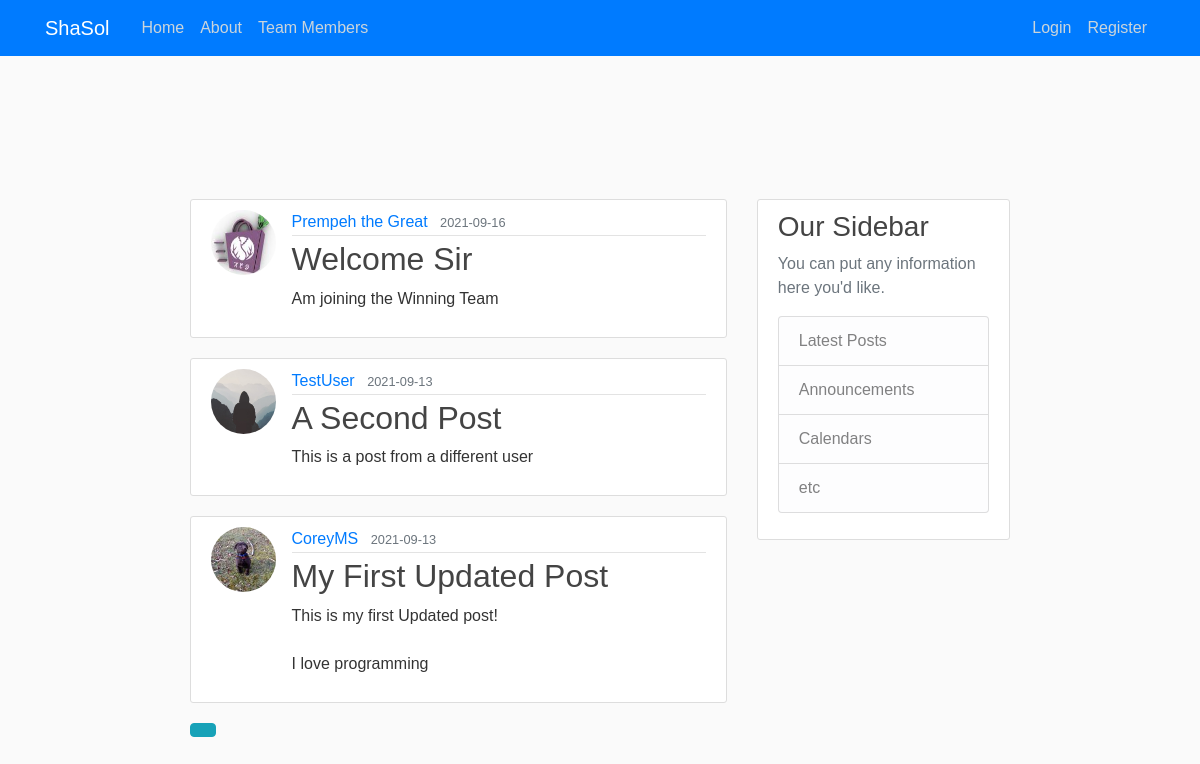
/home, run on an earlier commit of the app's database.
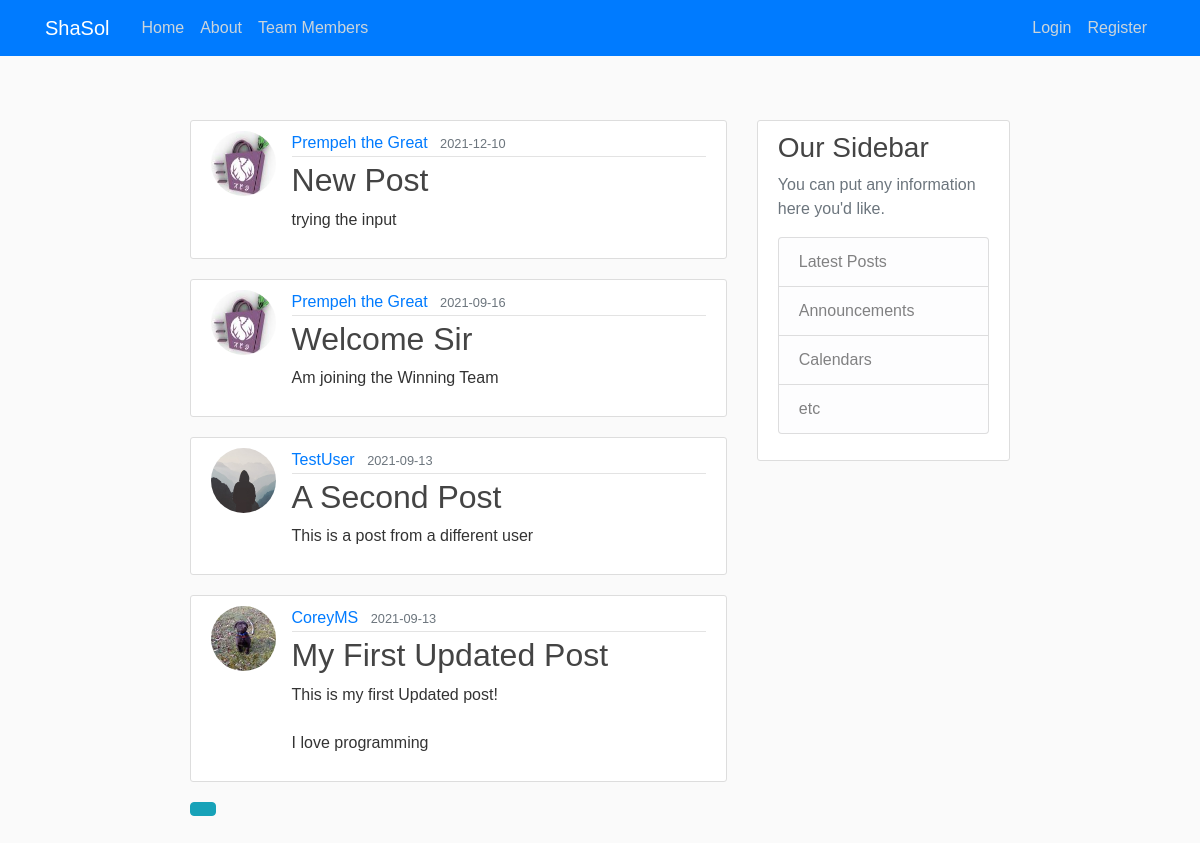
And on a later commit of the database.
### flaskblog/models.py (models this page shows, shortened)
class Post(db.Model):
    id = db.Column(db.Integer, primary_key=True)
    title = db.Column(db.String(100), nullable=False)
    date_posted = db.Column(db.DateTime, nullable=False, default=datetime.utcnow)
    content = db.Column(db.Text, nullable=False)
    user_id = db.Column(db.Integer, db.ForeignKey('user.id'), nullable=False)

class User(db.Model, UserMixin): # class been inherite from
    id = db.Column(db.Integer, primary_key=True)
    username = db.Column(db.String(20), unique=True, nullable=False)
    email = db.Column(db.String(120), unique=True, nullable=False)
    image_file = db.Column(db.String(20), nullable=False, default='default.jpg')
    password = db.Column(db.String(60), nullable=False)
    posts = db.relationship('Post', backref='author', lazy=True)#for loading the data

### flaskblog/main/routes.py (the view)
@main.route("/")
@main.route("/home")
def home():
    page = request.args.get('page', 1, type=int)
    posts = Post.query.order_by(Post.date_posted.desc()).paginate(page=page, per_page=5)
    return render_template('home.html', posts=posts)

### flaskblog/templates/home.html
{% extends "layout.html" %}
{% block content %}
    {% for post in posts.items %}
        <article class="media content-section">
            <img class="rounded-circle article-img" src="{{ url_for('static', filename='profile_pics/' + post.author.image_file) }}">
            <div class="media-body">
                <div class="article-metadata">
                    <a class="mr-2" href="{{ url_for('users.user_posts', username=post.author.username) }}">{{ post.author.username }}</a>
                    <small class="text-muted">{{ post.date_posted.strftime('%Y-%m-%d') }}</small>
                </div>
                <h2><a class="article-title" href="{{ url_for('posts.post', post_id=post.id) }}">{{ post.title }}</a></h2>
                <p class="article-content">{{ post.content|safe }}</p>
            </div>
        </article>
    {% endfor %}
    {% for page_num in posts.iter_pages(left_edge=1, right_edge=1, left_current=1, right_current=2) %}
        {% if page_num %}
            {% if posts.page == page_num %}
            <a class="btn btn-info mb-4" href="{{ url_for('main.home', page=page_num) }}"></a>
            {% else %}
            <a class="btn btn-outline-info mb-4" href="{{ url_for('main.home', page=page_num) }}"></a>
            {% endif %}
        {% else %}
            .....
        {% endif %}
    {% endfor %}
{% endblock content %}

What changed in the data, as far as the page shows it:
added Post: image_file (picture), author.username "Prempeh the Great", date_posted "2021-12-10", title "New Post", content "trying the input"
